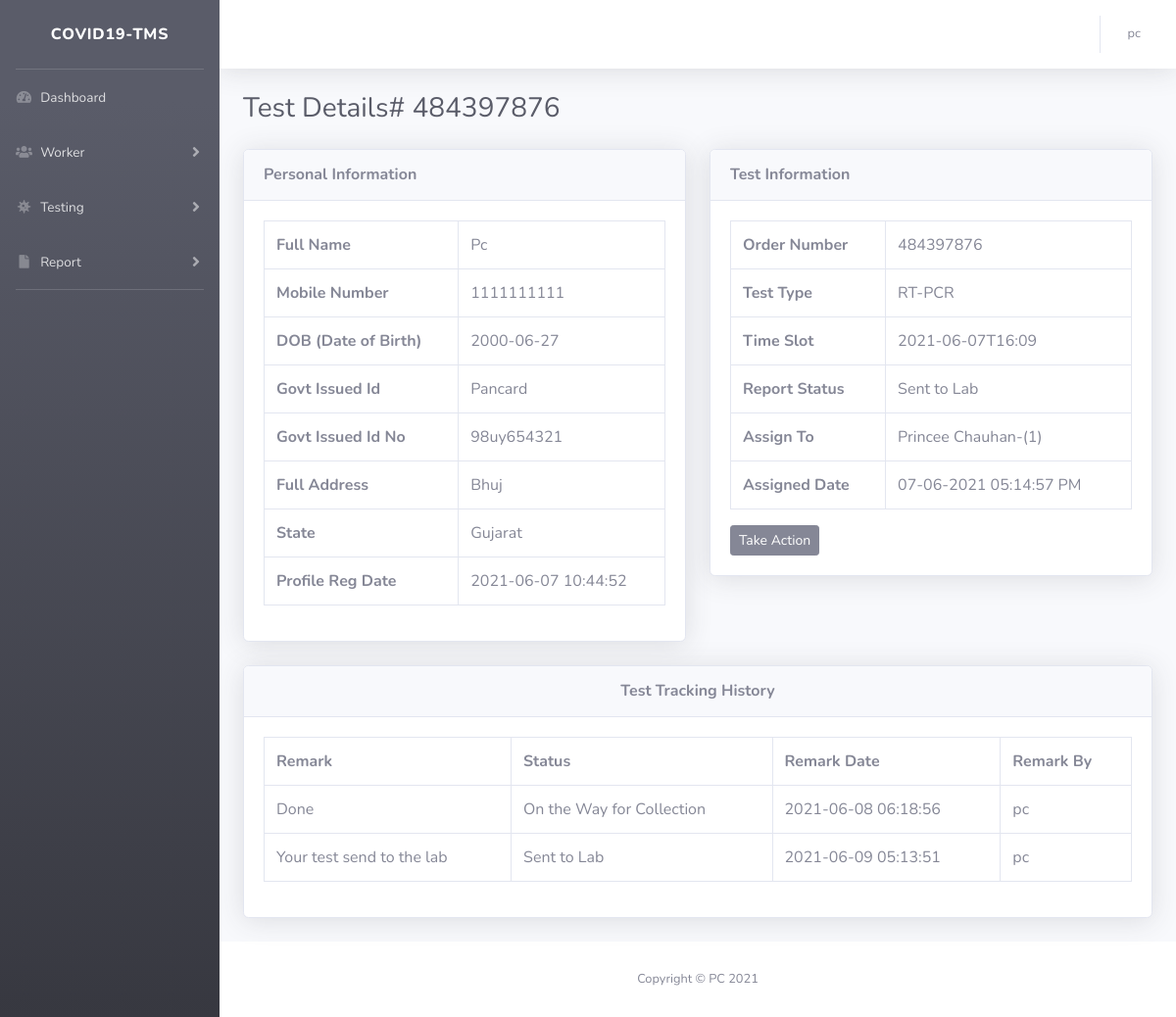
The app's page /test-details.php?tid=15&&oid=484397876 (signed in) with its own data.
### tables this page shows
CREATE TABLE `tbltestrecord` (
  `id` int(11) NOT NULL,
  `OrderNumber` bigint(14) DEFAULT NULL,
  `PatientMobileNumber` bigint(14) DEFAULT NULL,
  `TestType` varchar(100) DEFAULT NULL,
  `TestTimeSlot` varchar(120) DEFAULT NULL,
  `ReportStatus` varchar(100) DEFAULT NULL,
  `FinalReport` varchar(150) DEFAULT NULL,
  `ReportUploadTime` varchar(200) DEFAULT NULL,
  `RegistrationDate` timestamp NULL DEFAULT current_timestamp(),
  `AssignedtoEmpId` varchar(150) DEFAULT NULL,
  `AssigntoName` varchar(180) DEFAULT NULL,
  `AssignedTime` varchar(100) DEFAULT NULL
);

CREATE TABLE `tblpatients` (
  `id` int(11) NOT NULL,
  `FullName` varchar(120) DEFAULT NULL,
  `MobileNumber` bigint(12) DEFAULT NULL,
  `DateOfBirth` date DEFAULT NULL,
  `GovtIssuedId` varchar(150) DEFAULT NULL,
  `GovtIssuedIdNo` varchar(150) DEFAULT NULL,
  `FullAddress` varchar(255) DEFAULT NULL,
  `State` varchar(200) DEFAULT NULL,
  `RegistrationDate` timestamp NOT NULL DEFAULT current_timestamp()
);

CREATE TABLE `tblreporttracking` (
  `id` int(11) NOT NULL,
  `OrderNumber` bigint(40) DEFAULT NULL,
  `Remark` varchar(255) DEFAULT NULL,
  `Status` varchar(120) DEFAULT NULL,
  `PostingTime` timestamp NULL DEFAULT current_timestamp(),
  `RemarkBy` int(5) DEFAULT NULL
);

### test-details.php (the view, shortened to what this page needs)
<?php session_start();
include_once('includes/config.php');
if (strlen($_SESSION['aid'] == 0)) {
  header('location:logout.php');
} else {
?>
  <!DOCTYPE html>
  <html lang="en">
  <head>
    <link href="vendor/fontawesome-free/css/all.min.css" rel="stylesheet" type="text/css">
    <link href="css/sb-admin-2.min.css" rel="stylesheet">
  </head>
  <body id="page-top">
    <div id="wrapper">
      <?php include_once('includes/sidebar.php'); ?>
      <div id="content-wrapper" class="d-flex flex-column">
        <div id="content">
          <?php include_once('includes/topbar.php'); ?>
          <div class="container-fluid">
            <h1 class="h3 mb-4 text-gray-800">Test Details# <?php echo intval($_GET['oid']); ?></h1>
            <div class="row">
              <?php
              $testid = intval($_GET['tid']);
              $query = mysqli_query($con, "select * from tbltestrecord
join tblpatients on tblpatients.MobileNumber=tbltestrecord.PatientMobileNumber
where  tbltestrecord.id='$testid'");
              while ($row = mysqli_fetch_array($query)) {
              ?>
                <div class="col-lg-6">
                  <div class="card shadow mb-4">
                    <div class="card-header py-3">
                      <h6 class="m-0 font-weight-bold text-secondary">Personal Information</h6>
                    </div>
                    <div class="card-body">
                      <table class="table table-bordered" width="100%" cellspacing="0">
                        <tr>
                          <th>Full Name</th>
                          <td><?php echo $row['FullName']; ?></td>
                        </tr>
                        <tr>
                          <th>Mobile Number</th>
                          <td><?php echo $row['MobileNumber']; ?></td>
                        </tr>
                        <tr>
                          <th>DOB (Date of Birth)</th>
                          <td><?php echo $row['DateOfBirth']; ?></td>
                        </tr>
                        <tr>
                          <th>Govt Issued Id</th>
                          <td><?php echo $row['GovtIssuedId']; ?></td>
                        </tr>
                        <tr>
                          <th>Govt Issued Id No</th>
                          <td><?php echo $row['GovtIssuedIdNo']; ?></td>
                        </tr>
                        <tr>
                          <th>Full Address</th>
                          <td><?php echo $row['FullAddress']; ?></td>
                        </tr>
                        <tr>
                          <th>State</th>
                          <td><?php echo $row['State']; ?></td>
                        </tr>
                        <tr>
                          <th>Profile Reg Date</th>
                          <td><?php echo $row['RegistrationDate']; ?></td>
                        </tr>
                      </table>
                    </div>
                  </div>
                </div>
                <div class="col-lg-6">
                  <div class="card shadow mb-4">
                    <div class="card-header py-3">
                      <h6 class="m-0 font-weight-bold text-secondary">Test Information</h6>
                    </div>
                    <div class="card-body">
                      <table class="table table-bordered" width="100%" cellspacing="0">
                        <tr>
                          <th>Order Number</th>
                          <td><?php echo $row['OrderNumber']; ?></td>
                        </tr>
                        <tr>
                          <th>Test Type</th>
                          <td><?php echo $row['TestType']; ?></td>
                        </tr>
                        <tr>
                          <th>Time Slot</th>
                          <td><?php echo $row['TestTimeSlot']; ?></td>
                        </tr>
                        <tr>
                          <th>Report Status</th>
                          <td><?php if ($row['ReportStatus'] == '') :
                                echo "Not Processed yet";
                              else :
                                echo $row['ReportStatus'];
                              endif;
                              ?></td>
                        </tr>
                        <?php if ($row['AssignedtoEmpId'] != '') : ?>
                          <tr>
                            <th>Assign To</th>
                            <td><?php echo $row['AssigntoName']; ?>-(<?php echo $row['AssignedtoEmpId']; ?>)</td>
                          </tr>
                          <tr>
                            <th>Assigned Date</th>
                            <td><?php echo $row['AssignedTime']; ?></td>
                          </tr>
                        <?php endif; ?>
                      </table>
                      <?php if ($row['AssignedtoEmpId'] == '') :
                      ?>
                        <div class="form-group">
                          <button type="button" class="btn btn-info secondary-sm" data-toggle="modal" data-target="#assignto">Assign To</button>
                        </div>
                        <?php else :
                        $rstatus = $row['ReportStatus'];
                        if ($rstatus == 'Assigned' || $rstatus == 'On the Way for Collection' || $rstatus == 'Sample Collected' || $rstatus == 'Sent to Lab') : ?>
                          <button type="button" class="btn btn-secondary btn-sm" data-toggle="modal" data-target="#takeaction">Take Action</button>
                      <?php
                        endif;
                      endif; ?>
                    </div>
                  </div>
                </div>
            </div>
          <?php } ?>
          <?php
          $orderid = intval($_GET['oid']);
          $ret = mysqli_query($con, "select * from tblreporttracking
join tbladmin on tbladmin.ID=tblreporttracking.RemarkBy
where tblreporttracking.OrderNumber='$orderid'");
          $num = mysqli_num_rows($ret);
          ?>
          <div class="row">
            <div class="col-lg-12">
              <div class="card shadow mb-4">
                <div class="card-header py-3">
                  <h6 class="m-0 font-weight-bold text-secondary" align="center">Test Tracking History</h6>
                </div>
                <div class="card-body">
                  <?php if ($num > 0) {
                  ?>
                    <table class="table table-bordered" width="100%" cellspacing="0">
                      <tr>
                        <th>Remark</th>
                        <th>Status</th>
                        <th>Remark Date</th>
                        <th>Remark By</th>
                        <?php while ($result = mysqli_fetch_array($ret)) { ?>
                      </tr>
                      <tr>
                        <td><?php echo $result['Remark']; ?></td>
                        <td><?php echo $result['Status']; ?></td>
                        <td><?php echo $result['PostingTime']; ?></td>
                        <td><?php echo $result['AdminName']; ?></td>
                      </tr>
                    <?php }
                    ?>
                    </table>
                  <?php
                  } else { ?>
                    <h4 align="center" style="color:red"> No Tracking history found </h4>
                  <?php } ?>
                </div>
              </div>
            </div>
          </div>
          </div>
        </div>
        <?php include_once('includes/footer.php'); ?>
      </div>
    </div>
  </body>
  </html>
<?php } ?>

### includes/topbar.php (shortened to what this page needs)
<nav class="navbar navbar-expand navbar-light bg-white topbar mb-4 static-top shadow">
    <?php if ($_SESSION['aid']) : ?>
        <ul class="navbar-nav ml-auto">
            <li class="nav-item dropdown no-arrow">
                <a class="nav-link dropdown-toggle" href="#" id="userDropdown" role="button" data-toggle="dropdown" aria-haspopup="true" aria-expanded="false">
                    <?php
                      $adid = $_SESSION['aid'];
                      $ret1 = mysqli_query($con, "select AdminName from tbladmin where ID='$adid'");
                      while ($row1 = mysqli_fetch_array($ret1)) {
                      ?>
                        <span class="mr-2 d-none d-lg-inline text-gray-600 small"><?php echo $row1['AdminName']; ?></span>
                    <?php } ?>
                </a>
            </li>
        </ul>
    <?php endif; ?>
</nav>

### records on screen
tbltestrecord: tblpatients.FullName "Pc", tblpatients.MobileNumber "1111111111", tblpatients.DateOfBirth "2000-06-27", tblpatients.GovtIssuedId "Pancard", tblpatients.GovtIssuedIdNo "98uy654321", tblpatients.FullAddress "Bhuj", tblpatients.State "Gujarat", tblpatients.RegistrationDate "2021-06-07 10:44:52", OrderNumber "484397876", TestType "RT-PCR", TestTimeSlot "2021-06-07T16:09", ReportStatus "Sent to Lab", AssigntoName "Princee Chauhan", AssignedtoEmpId "1", AssignedTime "07-06-2021 05:14:57 PM", shows "Take Action"
tblreporttracking: Remark "Done", Status "On the Way for Collection", PostingTime "2021-06-08 06:18:56", tbladmin.AdminName "pc"
tblreporttracking: Remark "Your test send to the lab", Status "Sent to Lab", PostingTime "2021-06-09 05:13:51", tbladmin.AdminName "pc"

### other values on screen
$row1['AdminName'] "pc"
$_GET['oid'] "484397876"
